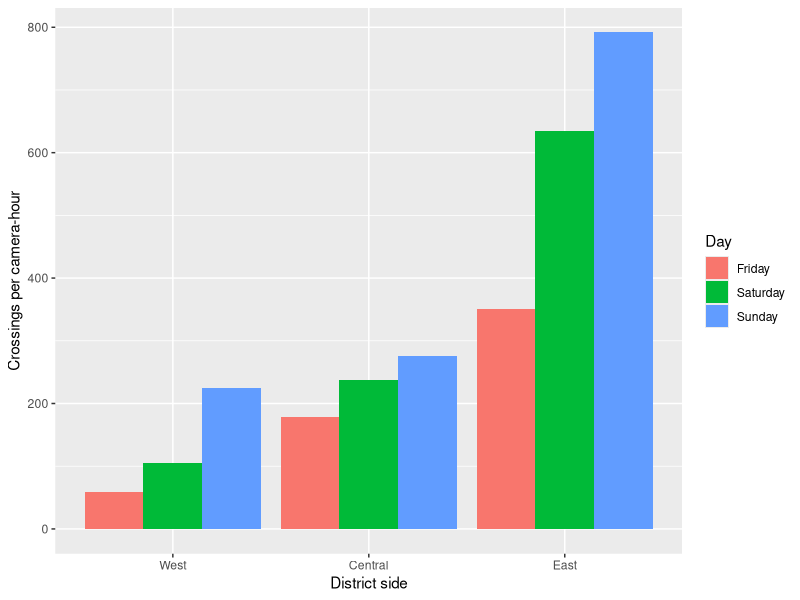
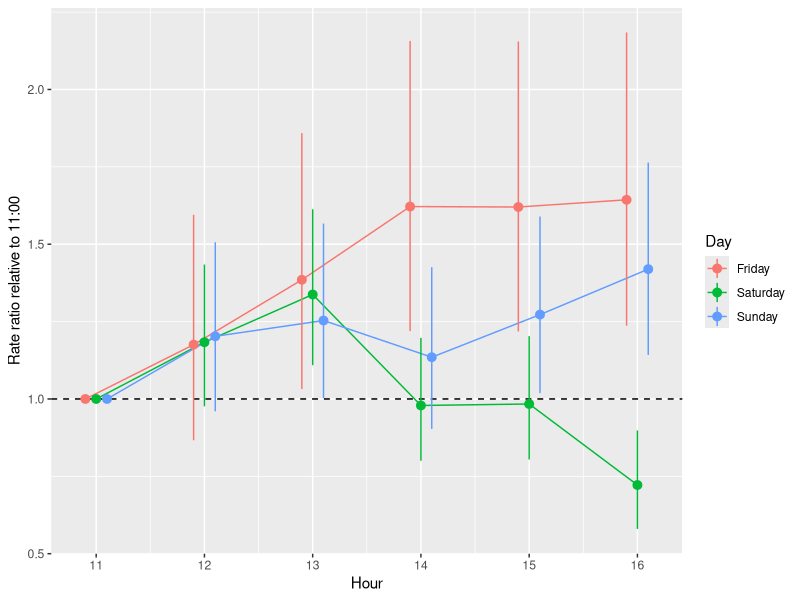
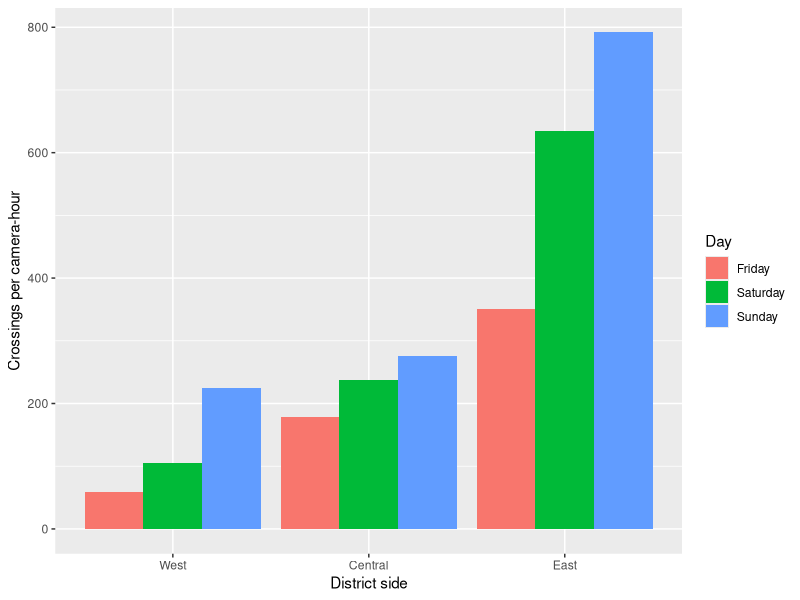
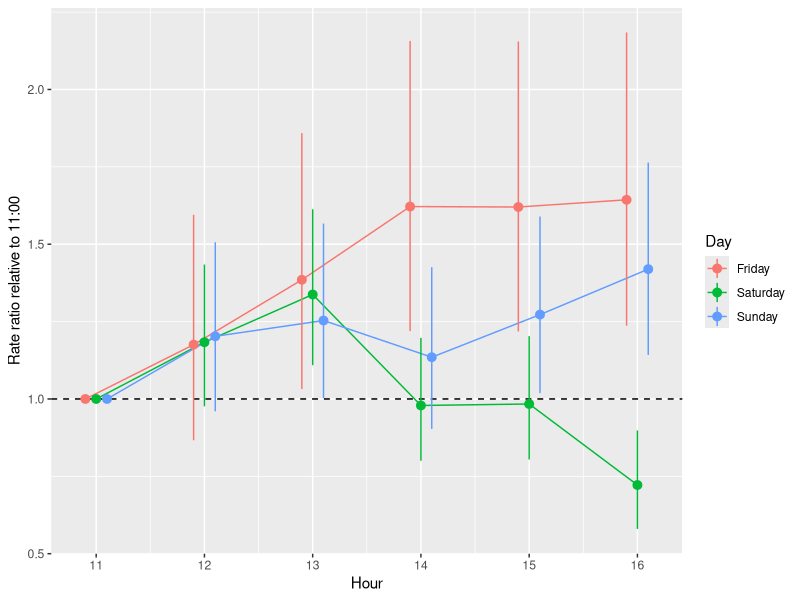

The R script that drew these images, in order:
# Figures 3 and 4 for the Art Walk capstone report (ggplot2 defaults)
# Inputs (same folder): camday.csv, camhour.csv
library(ggplot2)

day_lab <- c("2026-07-10" = "Friday", "2026-07-11" = "Saturday", "2026-07-12" = "Sunday")
side_of <- function(cam) ifelse(cam <= 5, "West", ifelse(cam <= 7, "Central", "East"))

# ---------- Figure 3: crossings per camera-hour by side and day ----------
d <- read.csv("camday.csv")
d$day  <- factor(day_lab[d$date], levels = day_lab)
d$side <- factor(side_of(d$camera), levels = c("West", "Central", "East"))
pooled <- aggregate(cbind(total, hours) ~ side + day, data = d, FUN = sum)
pooled$rate <- pooled$total / pooled$hours
print(pooled)

ggplot(pooled, aes(x = side, y = rate, fill = day)) +
  geom_col(position = "dodge") +
  labs(x = "District side", y = "Crossings per camera-hour", fill = "Day")
ggsave("figure3.png", width = 6.5, height = 4, dpi = 300)

# ---------- Figure 4: hourly rate ratios relative to 11:00 (model M4) ----------
h <- read.csv("camhour.csv")
h$day <- factor(day_lab[h$date], levels = day_lab)
full_days <- d[d$hours > 6.9, c("date", "camera")]
m4 <- merge(subset(h, hour >= 11 & hour <= 16), full_days)
m4$cd <- factor(paste(m4$camera, m4$day))

terms <- c()
for (dy in levels(m4$day)) for (hr in 12:16) {
  nm <- paste0("h", hr, "_", substr(dy, 1, 3))
  m4[[nm]] <- as.integer(m4$day == dy & m4$hour == hr)
  terms <- c(terms, nm)
}
fit <- glm(as.formula(paste("count ~ cd +", paste(terms, collapse = " + "))),
           family = quasipoisson, data = m4)
cat("phi =", round(summary(fit)$dispersion, 1), "\n")

est <- coef(fit)[terms]; se <- sqrt(diag(vcov(fit)))[terms]
rr <- data.frame(rr = exp(est), lo = exp(est - 1.96 * se), hi = exp(est + 1.96 * se),
                 hour = as.integer(sub("h(\\d+)_.*", "\\1", terms)),
                 day = factor(day_lab[match(sub(".*_", "", terms), substr(day_lab, 1, 3))], levels = day_lab))
rr <- rbind(data.frame(rr = 1, lo = 1, hi = 1, hour = 11, day = factor(day_lab, levels = day_lab)), rr)
print(rr[order(rr$day, rr$hour), ], digits = 3)

ggplot(rr, aes(x = hour, y = rr, colour = day)) +
  geom_hline(yintercept = 1, linetype = "dashed") +
  geom_line(position = position_dodge(width = 0.3)) +
  geom_pointrange(aes(ymin = lo, ymax = hi), position = position_dodge(width = 0.3)) +
  labs(x = "Hour", y = "Rate ratio relative to 11:00", colour = "Day")
ggsave("figure4.png", width = 6.5, height = 4, dpi = 300)
